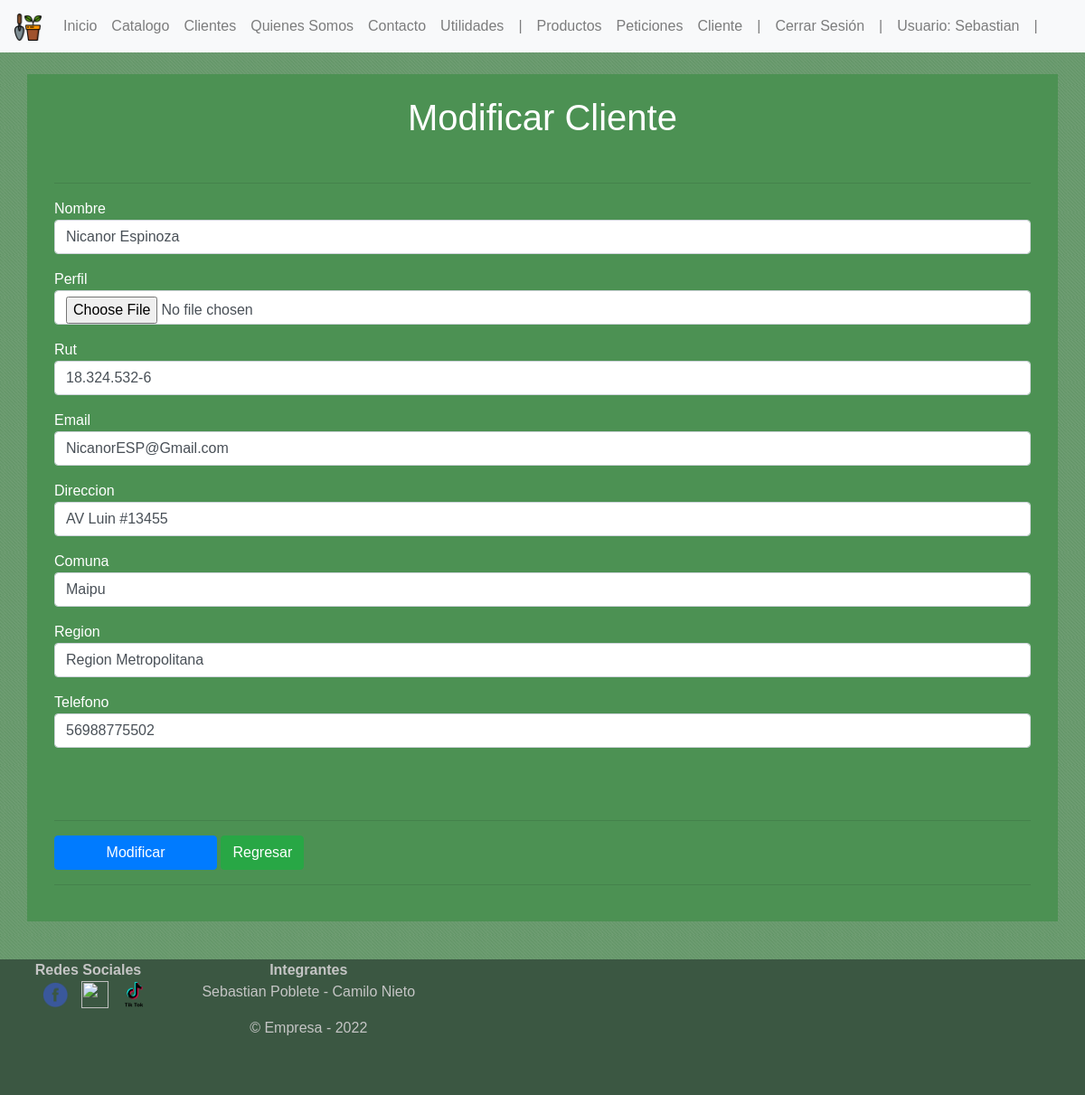
The page /cliente_modificar/Nicanor Espinoza (signed in) on the database its author committed.
### Jardineria/models.py (models this page shows, shortened)
class Cliente (models.Model):
    nombre = models.CharField(max_length=40 ,primary_key=True, verbose_name='Nombre')
    perfil = models.ImageField(upload_to="Cliente", null=True , blank=True)
    rut = models.CharField(max_length=40 ,verbose_name='Rut')
    email = models.CharField(max_length=40 ,verbose_name='Correo')
    direccion = models.CharField(max_length=40 ,verbose_name='Direccion')
    comuna = models.CharField(max_length=40 ,verbose_name='Comuna')
    region = models.CharField(max_length=40 ,verbose_name='Region')
    telefono = models.IntegerField(verbose_name='Telefono')

### Jardineria/views.py (the view)
def cliente_modificar(request, id):
    cliente = Cliente.objects.get(nombre=id)
    datos = {
        'form': ClienteForm(instance = cliente)
    }
    if request.method=='POST':
        formulario = ClienteForm(data=request.POST, instance = cliente , files=request.FILES)
        if formulario.is_valid():
            formulario.save()
            return redirect('cliente')
    return render(request, 'Cliente_modificar.html', datos)

### Jardineria/templates/Cliente_modificar.html (shortened to what this page needs)
<!DOCTYPE html>
<html lang="en">
<head>
    {% load static %}
    <link rel="stylesheet" href="{% static 'css/Estilos.css' %}">
    <link href="{% static 'css/bootstrap.min.css' %}" type="text/css" rel="stylesheet">
    <link rel="stylesheet" href="https://cdn.jsdelivr.net/npm/bootstrap@4.6.1/dist/css/bootstrap.min.css">
</head>
<body>
    <body background="{% static 'img/Imagenes/Color1.png'%}">
    <nav class="navbar navbar-expand-sm navbar-light bg-light">
    {% load static %}
    <a class="navbar-brand" href="#">
        <img src="{% static 'img/Logotipos/Logo.png'%}" width="30" height="30" alt="">
    </a>
    <div class="collapse navbar-collapse" id="opciones">
        <ul class="navbar-nav">
            <li class="nav-item">
                <a class="nav-link" href="{% url 'inicio' %}" onmouseover="style.color = 'green'" onmouseout="style.color= 'grey'">Inicio </a>
            </li>
            <li class="nav-item">
                <a class="nav-link" href="{% url 'catalogo' %}" onmouseover="style.color = 'green'" onmouseout="style.color= 'grey'">Catalogo</a>
            </li>
            <li class="nav-item">
                <a class="nav-link" href="{% url 'galeria_cliente' %}" onmouseover="style.color = 'green'" onmouseout="style.color= 'grey'">Clientes</a>
            </li>
            <li class="nav-item">
                <a class="nav-link" href="{% url 'somos' %}" onmouseover="style.color = 'green'" onmouseout="style.color= 'grey'">Quienes Somos</a>
            </li>
            <li class="nav-item">
                <a class="nav-link" href="{% url 'contacto' %}" onmouseover="style.color = 'green'" onmouseout="style.color= 'grey'">Contacto</a>
            </li>
            <li class="nav-item">
                <a class="nav-link" href="{% url 'utilidades' %}" onmouseover="style.color = 'green'" onmouseout="style.color= 'grey'">Utilidades</a>
            </li>
            {% if user.is_authenticated %}
            <li class="nav-item">
                <a class="nav-link" href="#" onmouseover="style.color = 'green'" onmouseout="style.color= 'grey'">|</a>
            </li>
            <li class="nav-item">
                <a class="nav-link" href="{% url 'inventario' %}" onmouseover="style.color = 'green'" onmouseout="style.color= 'grey'">Productos</a>
            <li class="nav-item">
                <a class="nav-link" href="{% url 'peticiones_contacto' %}" onmouseover="style.color = 'green'" onmouseout="style.color= 'grey'">Peticiones</a>
            </li>
            <li class="nav-item">
                <a class="nav-link" href="{% url 'cliente' %}" onmouseover="style.color = 'green'" onmouseout="style.color= 'grey'">Cliente</a>
            </li>
            <li class="nav-item">
                <a class="nav-link" href="#" onmouseover="style.color = 'green'" onmouseout="style.color= 'grey'">|</a>
            </li>
            <a class="nav-link" href="{% url 'logout' %}" onmouseover="style.color = 'green'" onmouseout="style.color= 'grey'">Cerrar Sesión</a>
            <li class="nav-item">
                <a class="nav-link" href="#" onmouseover="style.color = 'green'" onmouseout="style.color= 'grey'">|</a>
            </li>
            <li class="nav-item">
                <a class="nav-link" href="#" onmouseover="style.color = 'green'" onmouseout="style.color= 'grey'">Usuario: {{user.username}}</a>
            </li>
            {% else %}
            <li class="nav-item">
                <a class="nav-link" href="#" onmouseover="style.color = 'green'" onmouseout="style.color= 'grey'">|</a>
            </li>
            <a class="nav-link" href="{% url 'login' %}" onmouseover="style.color = 'green'" onmouseout="style.color= 'grey'">Iniciar Sesión</a>
            {% endif %}
            <li class="nav-item">
                <a class="nav-link" href="#" onmouseover="style.color = 'green'" onmouseout="style.color= 'grey'">|</a>
            </li>
        </ul>
    </div>
    </nav>
    <br>
<div class="container ColorContacto2" >
    <div class="container">
        {% if user.is_authenticated  %}
        <br>
        <h1 class="colorRG">Modificar Cliente</h1>
        <br>
        <hr>
        <div style="overflow-x:auto;" class="cajacontacto">
            <form method="POST" action="#" id="formulario" enctype="multipart/form-data">
                <div class="form-group">
                    {{ form.nombre.label }}
                    {{ form.nombre }}
                </div>
                <div class="form-group">
                    {{ form.perfil.label }}
                    {{ form.perfil }}
                </div>
                <div class="form-group">
                    {{ form.rut.label }}
                    {{ form.rut }}
                </div>
                <div class="form-group">
                    {{ form.email.label }}
                    {{ form.email }}
                </div>
                <div class="form-group">
                    {{ form.direccion.label }}
                    {{ form.direccion }}
                </div>
                <div class="form-group">
                    {{ form.comuna.label }}
                    {{ form.comuna }}
                </div>
                <div class="form-group">
                    {{ form.region.label }}
                    {{ form.region }}
                </div>
                <div class="form-group">
                    {{ form.telefono.label }}
                    {{ form.telefono }}
                </div>
                <br>
                <br>
                <hr>
                <input type="submit" class="btn btn-primary" value="Modificar">
                <a href="{% url 'cliente' %}" class="btn btn-success">Regresar</a>
                <hr>
                <br>
            </form>
            {% else %}
            <br>
            <h3 style="color: rgb(255, 255, 255); text-align: center;">No Tienes Permisos!</h3>
            <h3 style="color: rgb(255, 255, 255); text-align: center;">Inicia Sesión</h3>
            <br>
            {%endif%}
        </div>
    </div>
</div>
    <br>
    <br>
    <br>
    <br>
    <br>
    <br>
    <br>
    <br>
  <footer>
    <div class="row col-12">
        <div class="col-lg-2">
          <strong> Redes Sociales</strong>
            <div class="center-block">
              <a href="#"><img  src="{% static 'img/Logotipos/Facebook.png'%}"  alt="" width="30px" height="30px" style=" margin-left: 15px;">  </a>
              <a href="#"><img  src="{% static 'img/Logotipos/Instagram.png'%}" alt="" width="30px" height="30px" style=" margin-left: 10px;">  </a>
              <a href="#"><img  src="{% static 'img/Logotipos/TikTok.png'%}"    alt="" width="30px" height="30px" style=" margin-left: 10px;">  </a>
            </div>
        </div>
            <div class="col-lg-3">
                <strong>Integrantes</strong>
                <P>Sebastian Poblete - Camilo Nieto </P>
                <p>&copy; Empresa - 2022</p>
            </div>
        </div>
  </footer>
</body>
</html>

### Jardineria/static/css/estilos.css (style rules this page uses)
html { min-height: 100%; position: relative; }
body { margin: 0; margin-bottom: 40px; }
footer { background-color: #3b5742; position: absolute; height: 150px; bottom: 0; width: 100%; margin-top: 5px; color: #c5c5c5; text-align: center; }
.ColorContacto2 { background-color: #4c9153; color: rgb(255, 255, 255); }
.colorRG { color: white; text-align: center; }
input { width: 180px; margin-bottom: 5px; }

### Jardineria/templates/Cliente_modificar.html (style rules this page uses)
body { font-family: Arial; }

### rows shown on the page
Cliente: nombre "Nicanor Espinoza", rut "18.324.532-6", email "NicanorESP@Gmail.com", direccion "AV Luin #13455", comuna "Maipu", region "Region Metropolitana", telefono "56988775502"

### other values the page prints
{{ user.username }} "Sebastian"
